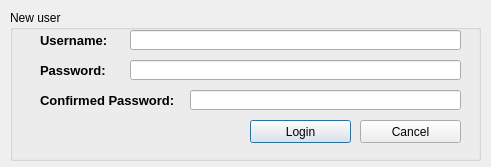
<?xml version="1.0" encoding="UTF-8"?>
<ui version="4.0">
    <class>dialog_new_user</class>
    <widget class="QDialog" name="dialog_new_user">
        <property name="geometry">
            <rect>
                <x>0</x>
                <y>0</y>
                <width>491</width>
                <height>167</height>
            </rect>
        </property>
        <property name="windowTitle">
            <string>Restaurant Manager System - RMS New user</string>
        </property>
        <property name="modal">
            <bool>true</bool>
        </property>
        <widget class="QGroupBox" name="new_user_gbox">
            <property name="geometry">
                <rect>
                    <x>10</x>
                    <y>10</y>
                    <width>471</width>
                    <height>151</height>
                </rect>
            </property>
            <property name="title">
                <string>New user</string>
            </property>
            <widget class="QLineEdit" name="textbox_username">
                <property name="geometry">
                    <rect>
                        <x>120</x>
                        <y>20</y>
                        <width>331</width>
                        <height>20</height>
                    </rect>
                </property>
            </widget>
            <widget class="QLineEdit" name="textbox_password_02">
                <property name="geometry">
                    <rect>
                        <x>120</x>
                        <y>50</y>
                        <width>331</width>
                        <height>20</height>
                    </rect>
                </property>
                <property name="echoMode">
                    <enum>QLineEdit::Password</enum>
                </property>
            </widget>
            <widget class="QPushButton" name="btn_login">
                <property name="geometry">
                    <rect>
                        <x>240</x>
                        <y>110</y>
                        <width>101</width>
                        <height>23</height>
                    </rect>
                </property>
                <property name="text">
                    <string>Login</string>
                </property>
            </widget>
            <widget class="QPushButton" name="btn_cancel">
                <property name="geometry">
                    <rect>
                        <x>350</x>
                        <y>110</y>
                        <width>101</width>
                        <height>23</height>
                    </rect>
                </property>
                <property name="text">
                    <string>Cancel</string>
                </property>
            </widget>
            <widget class="QLabel" name="username_label">
                <property name="geometry">
                    <rect>
                        <x>30</x>
                        <y>20</y>
                        <width>81</width>
                        <height>21</height>
                    </rect>
                </property>
                <property name="font">
                    <font>
                        <pointsize>10</pointsize>
                        <weight>75</weight>
                        <bold>true</bold>
                    </font>
                </property>
                <property name="text">
                    <string>Username:</string>
                </property>
            </widget>
            <widget class="QLabel" name="label_password">
                <property name="geometry">
                    <rect>
                        <x>30</x>
                        <y>50</y>
                        <width>91</width>
                        <height>21</height>
                    </rect>
                </property>
                <property name="font">
                    <font>
                        <pointsize>10</pointsize>
                        <weight>75</weight>
                        <bold>true</bold>
                    </font>
                </property>
                <property name="lineWidth">
                    <number>8</number>
                </property>
                <property name="text">
                    <string>Password:</string>
                </property>
            </widget>
            <widget class="QLabel" name="label_confirmed_password">
                <property name="enabled">
                    <bool>true</bool>
                </property>
                <property name="geometry">
                    <rect>
                        <x>30</x>
                        <y>80</y>
                        <width>141</width>
                        <height>21</height>
                    </rect>
                </property>
                <property name="font">
                    <font>
                        <pointsize>10</pointsize>
                        <weight>75</weight>
                        <bold>true</bold>
                        <kerning>false</kerning>
                    </font>
                </property>
                <property name="lineWidth">
                    <number>8</number>
                </property>
                <property name="text">
                    <string>Confirmed Password:</string>
                </property>
            </widget>
            <widget class="QLineEdit" name="textbox_confirmed_password_2">
                <property name="geometry">
                    <rect>
                        <x>180</x>
                        <y>80</y>
                        <width>271</width>
                        <height>20</height>
                    </rect>
                </property>
                <property name="echoMode">
                    <enum>QLineEdit::Password</enum>
                </property>
            </widget>
        </widget>
    </widget>
    <resources/>
    <connections/>
</ui>
